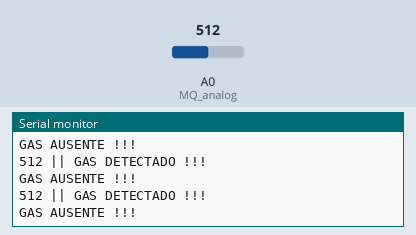
This sketch was run on a simulated Arduino Uno, built with avr-gcc and run on an emulated ATmega328P. On the bench: the last lines printed to the serial monitor. The inputs (shaded band) are chosen by the test bench; at power-on: A0 (MQ_analog) = 512.

Above: at 1.3 s.
1.4 s: A0 (MQ_analog) set to 716
At 1.82 s:
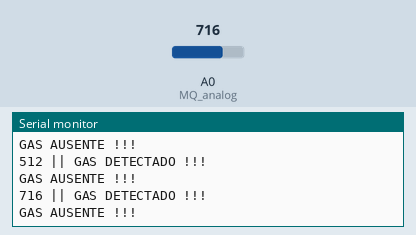
2.9 s: A0 (MQ_analog) set to 900
At 3.32 s:
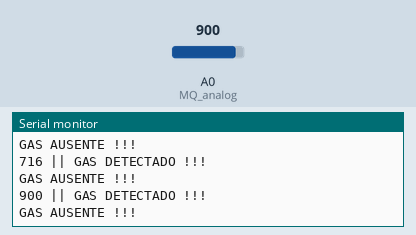
Timing chart, 0 to 5.9 s (numbered marks = the images above; inputs shaded):
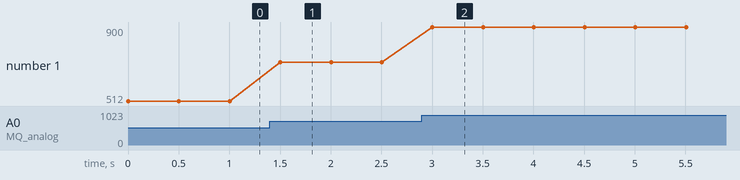

The sketch:

38_Interfacing_of_MQ-135_Gas_Sensor_with_Arduino.ino
```cpp
/***********************************************************
File name:  38 Interfacing of MQ-135 Gas Sensor with Arduino .ino Description:
Let, MQ-135 gas sensor . **********************/

#define MQ_analog A0
int valor_analog;

void setup()   {
   Serial.begin(9600);
   pinMode(MQ_analog, INPUT);
 }
 void loop() {
   valor_analog = analogRead(MQ_analog);

   Serial.print(valor_analog);
   Serial.print(" || ");
   Serial.println("GAS DETECTADO !!!");
   Serial.println("GAS AUSENTE !!!");
   delay(500);
 }
```

Measured:
- after the input at 1.4 s, the serial monitor: prints a new line after 0.10 s (image 1)
- after the input at 2.9 s, the serial monitor: prints a new line after 0.10 s (image 2)
- plotted number 1: 512 → 716 after the input at 1.4 s, 716 → 900 after the input at 2.9 s
